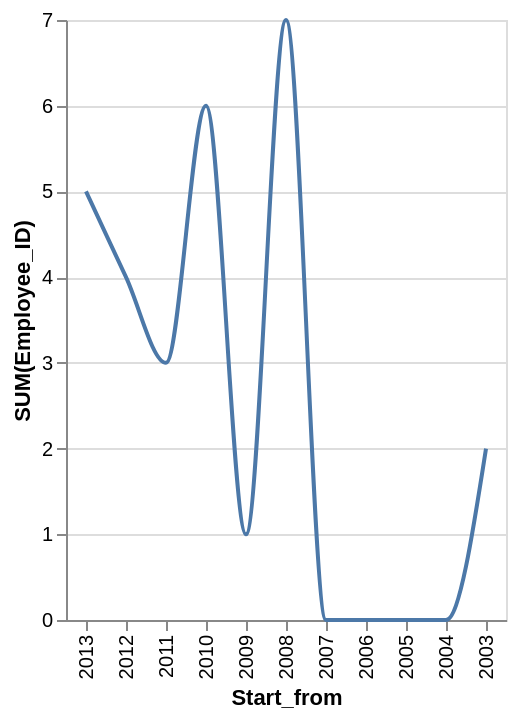

Here is the Vega-Lite specification saved for this chart:
### Vega-Lite specification from a JSON file in a GitHub repository (floating-point values rounded to 4 significant figures)
{"data": {"values": [{"x_data": "2003", "y_data": 2}, {"x_data": "2004", "y_data": 0}, {"x_data": "2005", "y_data": 0}, {"x_data": "2006", "y_data": 0}, {"x_data": "2007", "y_data": 0}, {"x_data": "2008", "y_data": 7}, {"x_data": "2009", "y_data": 1}, {"x_data": "2010", "y_data": 6}, {"x_data": "2011", "y_data": 3}, {"x_data": "2012", "y_data": 4}, {"x_data": "2013", "y_data": 5}]}, "mark": {"type": "line", "interpolate": "monotone"}, "encoding": {"x": {"field": "x_data", "type": "nominal", "title": "Start_from", "sort": "descending"}, "y": {"field": "y_data", "type": "quantitative", "title": "SUM(Employee_ID)"}}}
